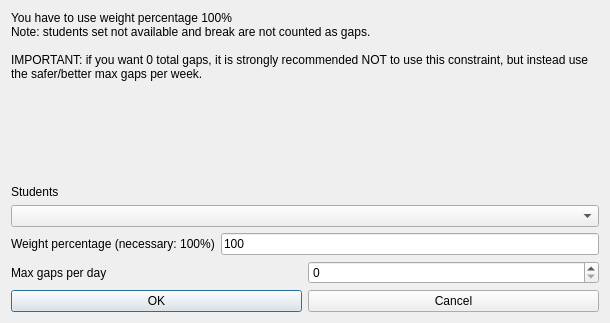
<?xml version="1.0" encoding="UTF-8"?>
<ui version="4.0">
 <class>ModifyConstraintStudentsSetMaxGapsPerDayForm_template</class>
 <widget class="QDialog" name="ModifyConstraintStudentsSetMaxGapsPerDayForm_template">
  <property name="geometry">
   <rect>
    <x>0</x>
    <y>0</y>
    <width>610</width>
    <height>323</height>
   </rect>
  </property>
  <property name="windowTitle">
   <string extracomment="This is the title of the dialog to modify a constraint of this type">Modify students set max gaps per day</string>
  </property>
  <layout class="QGridLayout" name="gridLayout">
   <item row="0" column="0">
    <widget class="QLabel" name="instructionsTextLabel">
     <property name="sizePolicy">
      <sizepolicy hsizetype="Minimum" vsizetype="Minimum">
       <horstretch>0</horstretch>
       <verstretch>0</verstretch>
      </sizepolicy>
     </property>
     <property name="frameShape">
      <enum>QFrame::NoFrame</enum>
     </property>
     <property name="frameShadow">
      <enum>QFrame::Plain</enum>
     </property>
     <property name="text">
      <string>You have to use weight percentage 100%
Note: students set not available and break are not counted as gaps.

IMPORTANT: if you want 0 total gaps, it is strongly recommended NOT to use this constraint, but instead use the safer/better max gaps per week.</string>
     </property>
     <property name="wordWrap">
      <bool>true</bool>
     </property>
    </widget>
   </item>
   <item row="1" column="0">
    <spacer name="spacer9">
     <property name="orientation">
      <enum>Qt::Vertical</enum>
     </property>
     <property name="sizeType">
      <enum>QSizePolicy::Expanding</enum>
     </property>
     <property name="sizeHint" stdset="0">
      <size>
       <width>20</width>
       <height>30</height>
      </size>
     </property>
    </spacer>
   </item>
   <item row="2" column="0">
    <layout class="QVBoxLayout" name="verticalLayout">
     <item>
      <widget class="QLabel" name="studentsTextLabel">
       <property name="frameShape">
        <enum>QFrame::NoFrame</enum>
       </property>
       <property name="frameShadow">
        <enum>QFrame::Plain</enum>
       </property>
       <property name="text">
        <string>Students</string>
       </property>
       <property name="wordWrap">
        <bool>false</bool>
       </property>
      </widget>
     </item>
     <item>
      <widget class="QComboBox" name="studentsComboBox">
       <property name="editable">
        <bool>false</bool>
       </property>
       <property name="insertPolicy">
        <enum>QComboBox::NoInsert</enum>
       </property>
       <property name="duplicatesEnabled">
        <bool>false</bool>
       </property>
      </widget>
     </item>
    </layout>
   </item>
   <item row="3" column="0">
    <layout class="QHBoxLayout" name="horizontalLayout">
     <item>
      <widget class="QLabel" name="weightTextLabel">
       <property name="frameShape">
        <enum>QFrame::NoFrame</enum>
       </property>
       <property name="frameShadow">
        <enum>QFrame::Plain</enum>
       </property>
       <property name="text">
        <string>Weight percentage (necessary: 100%)</string>
       </property>
       <property name="wordWrap">
        <bool>false</bool>
       </property>
      </widget>
     </item>
     <item>
      <widget class="QLineEdit" name="weightLineEdit">
       <property name="text">
        <string notr="true">100</string>
       </property>
      </widget>
     </item>
    </layout>
   </item>
   <item row="4" column="0">
    <layout class="QHBoxLayout" name="horizontalLayout_2">
     <item>
      <widget class="QLabel" name="textLabel1">
       <property name="text">
        <string>Max gaps per day</string>
       </property>
       <property name="wordWrap">
        <bool>false</bool>
       </property>
      </widget>
     </item>
     <item>
      <widget class="QSpinBox" name="maxGapsSpinBox"/>
     </item>
    </layout>
   </item>
   <item row="5" column="0">
    <layout class="QHBoxLayout">
     <item>
      <widget class="QPushButton" name="okPushButton">
       <property name="text">
        <string>OK</string>
       </property>
      </widget>
     </item>
     <item>
      <widget class="QPushButton" name="cancelPushButton">
       <property name="text">
        <string>Cancel</string>
       </property>
      </widget>
     </item>
    </layout>
   </item>
  </layout>
 </widget>
 <layoutdefault spacing="6" margin="11"/>
 <resources/>
 <connections/>
</ui>
